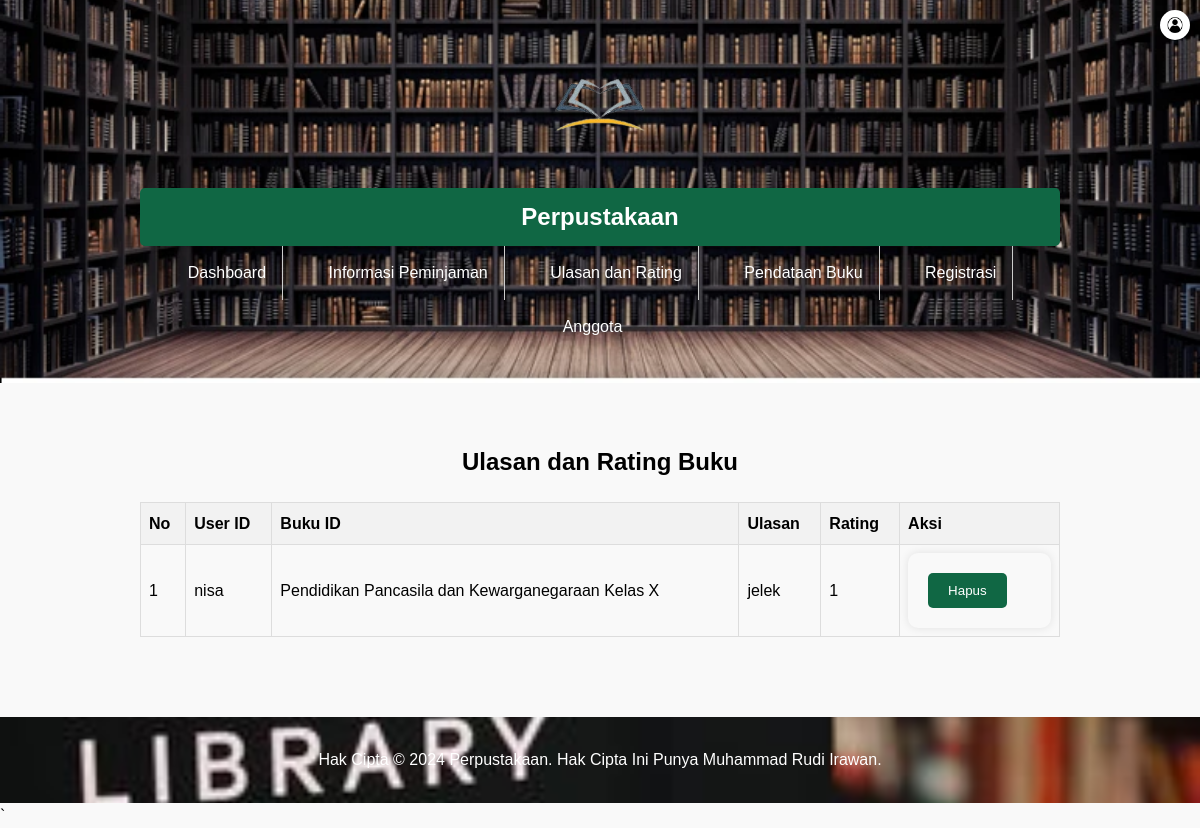
The page /tampilulasan.php on the database its author committed.
### tables this page shows
CREATE TABLE `ulasanbuku` (
  `UlasanID` int(11) NOT NULL,
  `UserID` int(11) NOT NULL,
  `BukuID` int(11) NOT NULL,
  `Ulasan` text NOT NULL,
  `Rating` int(11) NOT NULL
);

CREATE TABLE `user` (
  `UserID` int(11) NOT NULL,
  `Username` varchar(255) NOT NULL,
  `Password` varchar(255) NOT NULL,
  `Email` varchar(255) NOT NULL,
  `NamaLengkap` varchar(255) NOT NULL,
  `Alamat` text NOT NULL,
  `level` enum('administrator','petugas','peminjam') NOT NULL
);

CREATE TABLE `buku` (
  `BukuID` int(11) NOT NULL,
  `Judul` varchar(255) NOT NULL,
  `Penulis` varchar(255) NOT NULL,
  `Penerbit` varchar(255) NOT NULL,
  `TahunTerbit` int(11) NOT NULL
);

### tampilulasan.php (the view, shortened to what this page needs)
<?php
include('koneksi.php');
?>
<!DOCTYPE html>
<html lang="en">
<head>
    <link rel="stylesheet" href="style.css">
</head>
<body>
    <header class="header">
        <div class="container">
        <img src="img/buku1.png" alt="image" class="book-img">
            <h1 class="logo">Perpustakaan</h1>
            <nav class="navbar">
            <ul class="nav-menu">
                <li class="nav-item"><a href="index.php">Dashboard</a></li>
                <li class="nav-item"><a href="tampil_peminjaman.php">Informasi Peminjaman</a></li>
                <li class="nav-item"><a href="tampilulasan.php">Ulasan dan Rating</a></li>
                <li class="nav-item"><a href="pendataanbuku.php">Pendataan Buku</a></li>
                <li class="nav-item"><a href="registrasi.php">Registrasi</a></li>
                <li class="nav-item"><a href="Anggota.php">Anggota</a></li>
            </ul>
            <div class="profile" onclick="toggleDropdown()">
                    <img src="img/profile.png" alt="Profil" class="profile-img">
                </div>
            </nav>
        </div>
    </header>
    <section class="content">
        <div class="container">
            <h2>Ulasan dan Rating Buku</h2>
            <table>
                <thead>
                    <tr>
                        <th>No</th>
                        <th>User ID</th>
                        <th>Buku ID</th>
                        <th>Ulasan</th>
                        <th>Rating</th>
                        <th>Aksi</th>
                    </tr>
                </thead>
                <tbody>
                    <?php
                    $sql = "SELECT ulasanbuku.*, user.Username AS NamaPengguna, buku.Judul AS JudulBuku
                            FROM ulasanbuku
                            JOIN user ON ulasanbuku.UserID = user.UserID
                            JOIN buku ON ulasanbuku.BukuID = buku.BukuID";
                    $result = $conn->query($sql);
                    if ($result->num_rows > 0) {
                        $no = 1;
                        while($row = $result->fetch_assoc()) {
                            echo "<tr>";
                            echo "<td>" . $no . "</td>";
                            echo "<td>" . $row['NamaPengguna'] . "</td>";
                            echo "<td>" . $row['JudulBuku'] . "</td>";
                            echo "<td>" . $row['Ulasan'] . "</td>";
                            echo "<td>" . $row['Rating'] . "</td>";
                            echo "<td><form method='post' action='hapus_ulasan.php'>";
                            echo "<input type='submit' value='Hapus'></form></td>";
                            echo "</tr>";
                            $no++;
                        }
                    } else {
                        echo "<tr><td colspan='6'>Tidak ada ulasan atau rating buku</td></tr>";
                    }
                    ?>
                </tbody>
            </table>
        </div>
    </section>
    <footer class="footer">
        <div class="container">
            <p>Hak Cipta © 2024 Perpustakaan. Hak Cipta Ini Punya Muhammad Rudi Irawan.</p>
        </div>
    </footer>
</body>
</html>
`

### style.css (style rules this page uses)
* { margin: 0; padding: 0; box-sizing: border-box; }
body { font-family: Arial, sans-serif; line-height: 1.6; background-color: #f9f9f9; }
.container { width: 80%; margin: 0 auto; }
.header { background-color: #333; color: #fff; padding: 20px 0; }
.logo { margin: 0; font-size: 24px; }
.navbar { text-align: right; }
.nav-menu { list-style: none; }
.nav-item { display: inline; margin-right: 20px; }
.nav-item a { color: #6ae20e; text-decoration: none; }
.content { padding: 40px 0; }
.footer { background-color: #333; color: #fff; padding: 20px 0; text-align: center; }
.container h2 { text-align: center; margin-bottom: 20px; }
form { background-color: #f9f9f9; padding: 20px; border-radius: 10px; box-shadow: 0 0 10px rgba(0, 0, 0, 0.1); }
input[type="submit"] { background-color: #106744; color: #fff; border: none; padding: 10px 20px; cursor: pointer; border-radius: 5px; }
table { width: 100%; border-collapse: collapse; margin-bottom: 20px; }
table th, table td { padding: 8px; border: 1px solid #ddd; text-align: left; }
table th { background-color: #f2f2f2; }
.header { color: white; text-align: center; padding: 10px 0; background-image: url("img/2.jpg"); background-size: cover; background-position: center; }
.footer { color: white; text-align: center; padding: 10px 0; background-image: url("img/lib.jpg"); background-size: cover; background-position: center; }
.nav-menu { list-style-type: none; margin: 0; padding: 0; }
.nav-menu li { display: inline; }
.nav-menu li a { color: white; padding: 14px 16px; text-decoration: none; }
.container { width: 80%; margin: 0 auto; padding: 20px; }
.logo { background-color: #106744; color: #fff; padding: 10px 20px; border-radius: 5px; box-shadow: 0 2px 4px rgba(0, 0, 0, 0.1); }
.nav-menu { list-style-type: none; margin: 0; padding: 0; text-align: center; }
.nav-item { display: inline-block; margin: 0 5px; }
.nav-item a { display: inline-block; padding: 10px 20px; text-decoration: none; border-radius: 5px; transition: background-color 0.3s; }
.nav-item:not(:last-child) { border-right: 1px solid #ccc; }

### tampilulasan.php (style rules this page uses)
table { width: 100%; border-collapse: collapse; margin-bottom: 20px; }
th, td { padding: 8px; border: 1px solid #ddd; text-align: left; }
th { background-color: #f2f2f2; }
.nav-menu { list-style-type: none; margin: 0; padding: 0; text-align: center; }
.nav-item { display: inline-block; margin: 0 5px; }
.nav-item a { display: inline-block; padding: 10px 20px; text-decoration: none; border-radius: 5px; transition: background-color 0.3s; }
.nav-item:not(:last-child) { border-right: 1px solid #ccc; }
.profile-img { width: 30px; height: 30px; border-radius: 50%; }
.header { position: relative; }
.profile { position: absolute; top: 10px; right: 10px; cursor: pointer; }
.nav-menu { position: relative; }
.nav-menu .nav-item { display: inline-block; margin-right: 20px; }
.book-img { width: 150px; height: auto; margin-left: 0px; }

### rows shown on the page
ulasanbuku: UserID.Username "nisa", BukuID.Judul "Pendidikan Pancasila dan Kewarganegaraan Kelas X", Ulasan "jelek", Rating "1"
